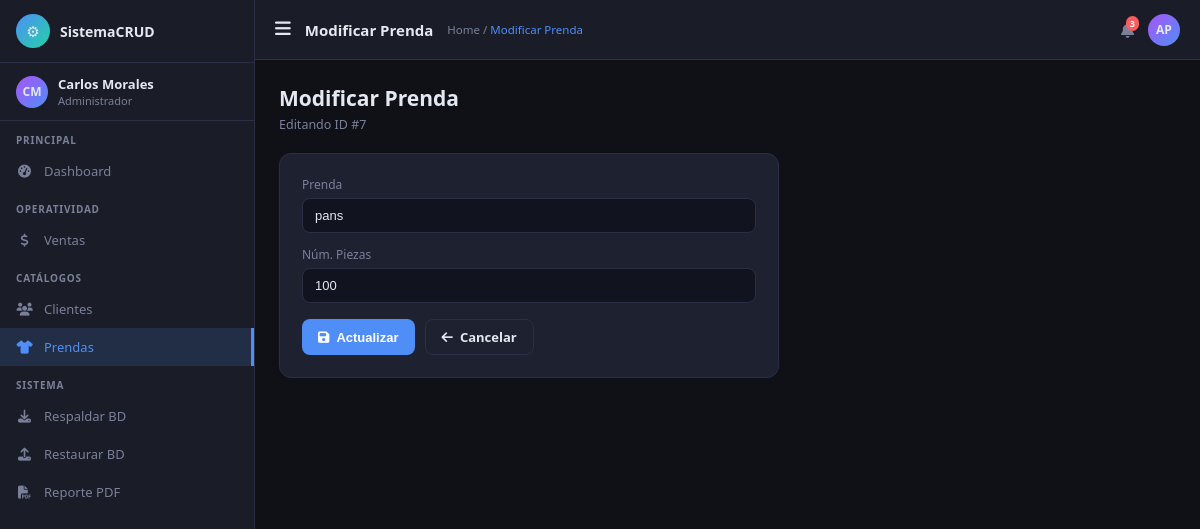
/index.php?controller=prenda&action=editar&id=7, run on the app's committed database.
### tables this page shows
CREATE TABLE `prendas` (
  `Id_prendas` int NOT NULL AUTO_INCREMENT,
  `Prendas` varchar(10) NOT NULL,
  `Num_piezas` int NOT NULL DEFAULT '0',
  PRIMARY KEY (`Id_prendas`)
);

### controllers/PrendaController.php (called while the page is built, shortened)
<?php
class PrendaController {
    private $model;
    public function __construct() {
        $this->model = new Prenda();
    }
    public function editar() {
        $id     = (int)($_GET['id'] ?? 0);
        $prenda = $this->model->getById($id);
        require_once 'views/Prenda/modificar.php';
    }
}

### models/Database.php (called while the page is built, shortened)
<?php
class Database {
    private static $instance = null;
    public static function getConnection() {
        if (self::$instance === null) {
            self::$instance = new mysqli(DB_HOST, DB_USER, DB_PASS, DB_NAME);
            self::$instance->set_charset('utf8mb4');
        }
        return self::$instance;
    }
}

### models/Prenda.php (called while the page is built, shortened)
<?php
class Prenda {
    private $db;
    public function __construct() {
        $this->db = Database::getConnection();
    }
    public function getById(int $id): ?array {
        $stmt = $this->db->prepare('SELECT * FROM prendas WHERE Id_prendas = ?');
        $stmt->bind_param('i', $id);
        $stmt->execute();
        $row = $stmt->get_result()->fetch_assoc();
        return $row ?: null;
    }
}

### views/Prenda/modificar.php (the view, shortened to what this page needs)
<?php
require_once 'views/layouts/header.php';
?>
<div class="ptitle">Modificar Prenda</div>
<div class="psub">Editando ID #<?php echo $prenda['Id_prendas']; ?></div>
<div class="fcard" style="max-width:500px">
  <form action="<?php echo url('prenda','actualizar'); ?>" method="post">
    <div class="fg" style="margin-bottom:13px"><label>Prenda</label>
      <input class="fc" type="text" name="prendas" value="<?php echo htmlspecialchars($prenda['Prendas']); ?>"></div>
    <div class="fg" style="margin-bottom:16px"><label>Núm. Piezas</label>
      <input class="fc" type="number" name="num_piezas" value="<?php echo $prenda['Num_piezas']; ?>" min="0"></div>
    <div style="display:flex;gap:10px">
      <button type="submit" class="btn btn-primary"><i class="fas fa-save"></i> Actualizar</button>
      <a href="<?php echo url('prenda'); ?>" class="btn btn-outline"><i class="fas fa-arrow-left"></i> Cancelar</a>
    </div>
  </form>
</div>
<?php require_once 'views/layouts/footer.php'; ?>

### views/layouts/header.php (style rules this page uses)
:root { --bg:#0f1117;--sb:#1a1d27;--sbw:255px;--accent:#4f8ef7;--accent2:#22d3a5;--accent3:#f7c948;--accent4:#f75e5e;--card:#1e2130;--border:#2a2f45;--text:#e4e8f0;--muted:#7a8099;--hh:60px;--green:#22c55e;--orange:#f97316;--red:#ef4444;--purple:#a855f7 }
* { margin:0;padding:0;box-sizing:border-box }
body { font-family:'Segoe UI',system-ui,sans-serif;background:var(--bg);color:var(--text);display:flex;min-height:100vh }
.btn { padding:8px 16px;border-radius:8px;font-size:13px;font-weight:600;cursor:pointer;border:none;transition:all .15s;display:inline-flex;align-items:center;gap:7px;text-decoration:none }
.btn-primary { background:var(--accent);color:#fff }
.btn-outline { background:transparent;border:1px solid var(--border);color:var(--text) }
.fcard { background:var(--card);border:1px solid var(--border);border-radius:12px;padding:22px;margin-bottom:18px }
.fg { display:flex;flex-direction:column;gap:5px }
.fg label { font-size:12px;color:var(--muted);font-weight:500 }
.fc { background:#11141e;border:1px solid var(--border);color:var(--text);border-radius:8px;padding:9px 12px;font-size:13px;outline:none;width:100%;transition:border-color .15s }
.fc::placeholder { color:#444d6b }
.ptitle { font-size:21px;font-weight:700;margin-bottom:4px }
.psub { font-size:12.5px;color:var(--muted);margin-bottom:20px }

### data on the page
prendas: Id_prendas "7", prendas "pans", num_piezas "100"

### other printed values
$page_title "Modificar Prenda"
